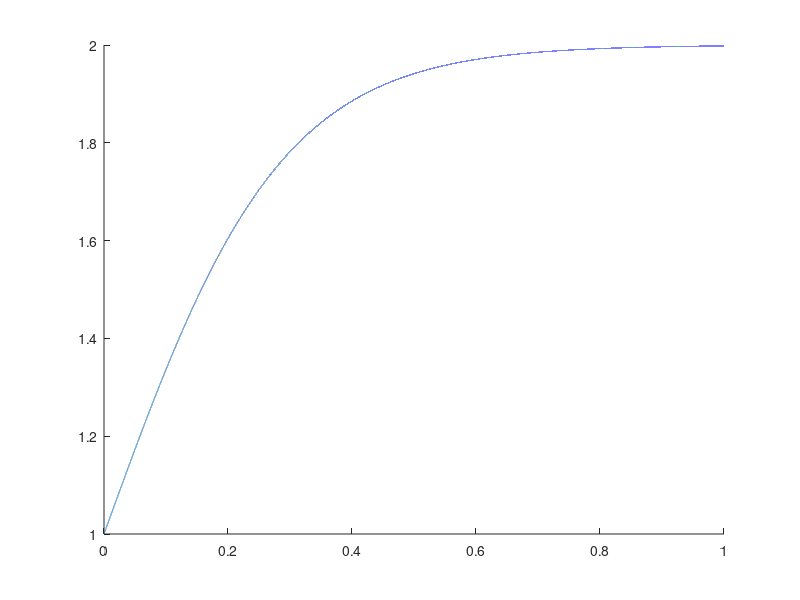

The MATLAB script that drew this image:
clear all; disp('busy');

volume(1) = 1;
target_volume = 2;

total_time = 1;
delta_t = 0.00001;

total_iterations = ceil(total_time/delta_t);

iteration = 1;

while iteration<total_iterations
    
    iteration = iteration +1;
    volume(iteration) = volume(iteration-1)*(1+delta_t*7*(1-volume(iteration-1)/target_volume));
    
end

% figure
time_range=linspace(0,total_time,total_iterations);
hold all
plot(time_range,volume)
    
    